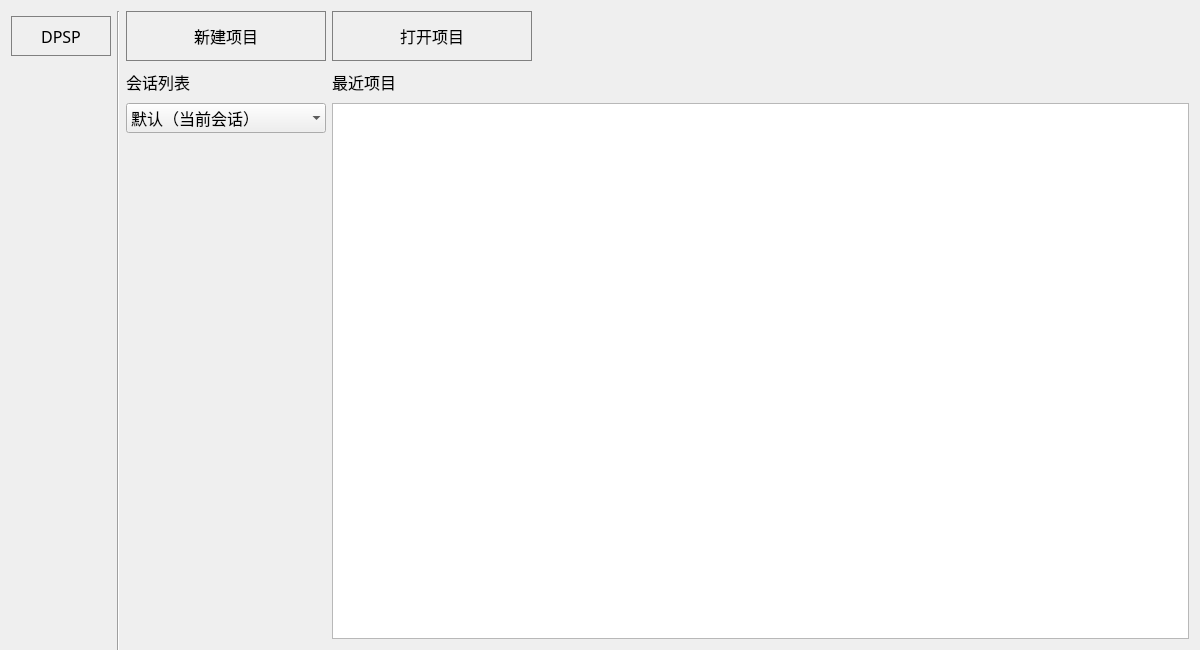
<?xml version="1.0" encoding="UTF-8"?>
<ui version="4.0">
 <class>HelloDialog</class>
 <widget class="QDialog" name="HelloDialog">
  <property name="geometry">
   <rect>
    <x>0</x>
    <y>0</y>
    <width>1200</width>
    <height>650</height>
   </rect>
  </property>
  <property name="sizePolicy">
   <sizepolicy hsizetype="Fixed" vsizetype="Fixed">
    <horstretch>0</horstretch>
    <verstretch>0</verstretch>
   </sizepolicy>
  </property>
  <property name="minimumSize">
   <size>
    <width>1200</width>
    <height>650</height>
   </size>
  </property>
  <property name="maximumSize">
   <size>
    <width>1200</width>
    <height>668</height>
   </size>
  </property>
  <property name="cursor">
   <cursorShape>ArrowCursor</cursorShape>
  </property>
  <property name="windowTitle">
   <string>开始</string>
  </property>
  <property name="styleSheet">
   <string notr="true">background-color: rgb(255, 255, 255);
HelloDialog { border:1px solid gray;}</string>
  </property>
  <layout class="QGridLayout" name="gridLayout">
   <item row="0" column="0">
    <widget class="QLabel" name="label">
     <property name="minimumSize">
      <size>
       <width>100</width>
       <height>40</height>
      </size>
     </property>
     <property name="maximumSize">
      <size>
       <width>100</width>
       <height>40</height>
      </size>
     </property>
     <property name="font">
      <font>
       <family>微软雅黑</family>
       <pointsize>12</pointsize>
      </font>
     </property>
     <property name="styleSheet">
      <string notr="true">border:1px solid gray;</string>
     </property>
     <property name="text">
      <string>DPSP</string>
     </property>
     <property name="alignment">
      <set>Qt::AlignCenter</set>
     </property>
    </widget>
   </item>
   <item row="2" column="2">
    <layout class="QHBoxLayout" name="horizontalLayout_3">
     <item>
      <layout class="QVBoxLayout" name="verticalLayout">
       <item>
        <widget class="QComboBox" name="comboBox">
         <property name="sizePolicy">
          <sizepolicy hsizetype="Fixed" vsizetype="Fixed">
           <horstretch>0</horstretch>
           <verstretch>0</verstretch>
          </sizepolicy>
         </property>
         <property name="minimumSize">
          <size>
           <width>200</width>
           <height>30</height>
          </size>
         </property>
         <property name="maximumSize">
          <size>
           <width>200</width>
           <height>30</height>
          </size>
         </property>
         <property name="font">
          <font>
           <family>微软雅黑</family>
           <pointsize>12</pointsize>
          </font>
         </property>
         <property name="currentText">
          <string>默认（当前会话）</string>
         </property>
         <property name="currentIndex">
          <number>0</number>
         </property>
         <property name="sizeAdjustPolicy">
          <enum>QComboBox::AdjustToContents</enum>
         </property>
         <property name="iconSize">
          <size>
           <width>24</width>
           <height>24</height>
          </size>
         </property>
         <property name="frame">
          <bool>false</bool>
         </property>
         <item>
          <property name="text">
           <string>默认（当前会话）</string>
          </property>
          <property name="icon">
           <iconset resource="../Res/res.qrc">
            <normaloff>:/img/session.png</normaloff>:/img/session.png</iconset>
          </property>
         </item>
        </widget>
       </item>
       <item>
        <spacer name="verticalSpacer">
         <property name="orientation">
          <enum>Qt::Vertical</enum>
         </property>
         <property name="sizeHint" stdset="0">
          <size>
           <width>20</width>
           <height>40</height>
          </size>
         </property>
        </spacer>
       </item>
      </layout>
     </item>
     <item>
      <widget class="ProjectList" name="projectList">
       <property name="sizePolicy">
        <sizepolicy hsizetype="Expanding" vsizetype="Expanding">
         <horstretch>0</horstretch>
         <verstretch>0</verstretch>
        </sizepolicy>
       </property>
       <property name="frameShadow">
        <enum>QFrame::Plain</enum>
       </property>
       <property name="verticalScrollBarPolicy">
        <enum>Qt::ScrollBarAlwaysOff</enum>
       </property>
       <property name="sizeAdjustPolicy">
        <enum>QAbstractScrollArea::AdjustToContents</enum>
       </property>
       <property name="isWrapping" stdset="0">
        <bool>false</bool>
       </property>
       <property name="resizeMode">
        <enum>QListView::Adjust</enum>
       </property>
       <property name="layoutMode">
        <enum>QListView::SinglePass</enum>
       </property>
       <property name="wordWrap">
        <bool>false</bool>
       </property>
      </widget>
     </item>
    </layout>
   </item>
   <item row="1" column="2">
    <layout class="QHBoxLayout" name="horizontalLayout_2">
     <item>
      <widget class="QLabel" name="label_2">
       <property name="sizePolicy">
        <sizepolicy hsizetype="Fixed" vsizetype="Fixed">
         <horstretch>0</horstretch>
         <verstretch>0</verstretch>
        </sizepolicy>
       </property>
       <property name="minimumSize">
        <size>
         <width>200</width>
         <height>30</height>
        </size>
       </property>
       <property name="maximumSize">
        <size>
         <width>200</width>
         <height>30</height>
        </size>
       </property>
       <property name="font">
        <font>
         <family>微软雅黑</family>
         <pointsize>12</pointsize>
        </font>
       </property>
       <property name="layoutDirection">
        <enum>Qt::LeftToRight</enum>
       </property>
       <property name="text">
        <string>会话列表</string>
       </property>
       <property name="alignment">
        <set>Qt::AlignLeading|Qt::AlignLeft|Qt::AlignVCenter</set>
       </property>
      </widget>
     </item>
     <item>
      <widget class="QLabel" name="label_3">
       <property name="sizePolicy">
        <sizepolicy hsizetype="Fixed" vsizetype="Fixed">
         <horstretch>0</horstretch>
         <verstretch>0</verstretch>
        </sizepolicy>
       </property>
       <property name="minimumSize">
        <size>
         <width>200</width>
         <height>30</height>
        </size>
       </property>
       <property name="maximumSize">
        <size>
         <width>200</width>
         <height>30</height>
        </size>
       </property>
       <property name="font">
        <font>
         <family>微软雅黑</family>
         <pointsize>12</pointsize>
        </font>
       </property>
       <property name="layoutDirection">
        <enum>Qt::LeftToRight</enum>
       </property>
       <property name="text">
        <string>最近项目</string>
       </property>
       <property name="alignment">
        <set>Qt::AlignLeading|Qt::AlignLeft|Qt::AlignVCenter</set>
       </property>
      </widget>
     </item>
     <item>
      <spacer name="horizontalSpacer_2">
       <property name="orientation">
        <enum>Qt::Horizontal</enum>
       </property>
       <property name="sizeHint" stdset="0">
        <size>
         <width>40</width>
         <height>20</height>
        </size>
       </property>
      </spacer>
     </item>
    </layout>
   </item>
   <item row="0" column="2">
    <layout class="QHBoxLayout" name="horizontalLayout">
     <item>
      <widget class="QPushButton" name="pushButton_new">
       <property name="sizePolicy">
        <sizepolicy hsizetype="Fixed" vsizetype="Fixed">
         <horstretch>0</horstretch>
         <verstretch>0</verstretch>
        </sizepolicy>
       </property>
       <property name="minimumSize">
        <size>
         <width>200</width>
         <height>50</height>
        </size>
       </property>
       <property name="maximumSize">
        <size>
         <width>200</width>
         <height>50</height>
        </size>
       </property>
       <property name="font">
        <font>
         <family>微软雅黑</family>
         <pointsize>12</pointsize>
         <weight>50</weight>
         <bold>false</bold>
        </font>
       </property>
       <property name="cursor">
        <cursorShape>PointingHandCursor</cursorShape>
       </property>
       <property name="toolTip">
        <string>新建工程</string>
       </property>
       <property name="statusTip">
        <string>新建工程</string>
       </property>
       <property name="autoFillBackground">
        <bool>false</bool>
       </property>
       <property name="styleSheet">
        <string notr="true">border:1px solid gray;</string>
       </property>
       <property name="text">
        <string>新建项目</string>
       </property>
       <property name="icon">
        <iconset resource="../Res/res.qrc">
         <normaloff>:/img/new.png</normaloff>:/img/new.png</iconset>
       </property>
       <property name="iconSize">
        <size>
         <width>32</width>
         <height>32</height>
        </size>
       </property>
       <property name="shortcut">
        <string>Ctrl+S</string>
       </property>
       <property name="autoDefault">
        <bool>false</bool>
       </property>
       <property name="default">
        <bool>false</bool>
       </property>
       <property name="flat">
        <bool>true</bool>
       </property>
      </widget>
     </item>
     <item>
      <widget class="QPushButton" name="pushButton_open">
       <property name="sizePolicy">
        <sizepolicy hsizetype="Fixed" vsizetype="Fixed">
         <horstretch>0</horstretch>
         <verstretch>0</verstretch>
        </sizepolicy>
       </property>
       <property name="minimumSize">
        <size>
         <width>200</width>
         <height>50</height>
        </size>
       </property>
       <property name="maximumSize">
        <size>
         <width>200</width>
         <height>50</height>
        </size>
       </property>
       <property name="font">
        <font>
         <family>微软雅黑</family>
         <pointsize>12</pointsize>
         <weight>50</weight>
         <bold>false</bold>
        </font>
       </property>
       <property name="cursor">
        <cursorShape>PointingHandCursor</cursorShape>
       </property>
       <property name="toolTip">
        <string>打开工程</string>
       </property>
       <property name="statusTip">
        <string>打开工程</string>
       </property>
       <property name="autoFillBackground">
        <bool>false</bool>
       </property>
       <property name="styleSheet">
        <string notr="true">border:1px solid gray;</string>
       </property>
       <property name="text">
        <string>打开项目</string>
       </property>
       <property name="icon">
        <iconset resource="../Res/res.qrc">
         <normaloff>:/img/open.png</normaloff>:/img/open.png</iconset>
       </property>
       <property name="iconSize">
        <size>
         <width>32</width>
         <height>32</height>
        </size>
       </property>
       <property name="autoDefault">
        <bool>false</bool>
       </property>
       <property name="default">
        <bool>false</bool>
       </property>
       <property name="flat">
        <bool>true</bool>
       </property>
      </widget>
     </item>
     <item>
      <spacer name="horizontalSpacer">
       <property name="orientation">
        <enum>Qt::Horizontal</enum>
       </property>
       <property name="sizeHint" stdset="0">
        <size>
         <width>40</width>
         <height>20</height>
        </size>
       </property>
      </spacer>
     </item>
    </layout>
   </item>
   <item row="0" column="1" rowspan="3">
    <widget class="Line" name="line">
     <property name="sizePolicy">
      <sizepolicy hsizetype="Fixed" vsizetype="Fixed">
       <horstretch>0</horstretch>
       <verstretch>0</verstretch>
      </sizepolicy>
     </property>
     <property name="minimumSize">
      <size>
       <width>3</width>
       <height>650</height>
      </size>
     </property>
     <property name="maximumSize">
      <size>
       <width>3</width>
       <height>650</height>
      </size>
     </property>
     <property name="orientation">
      <enum>Qt::Vertical</enum>
     </property>
    </widget>
   </item>
  </layout>
 </widget>
 <customwidgets>
  <customwidget>
   <class>ProjectList</class>
   <extends>QListWidget</extends>
   <header>projectlist.h</header>
  </customwidget>
 </customwidgets>
 <resources>
  <include location="../Res/res.qrc"/>
 </resources>
 <connections/>
</ui>
